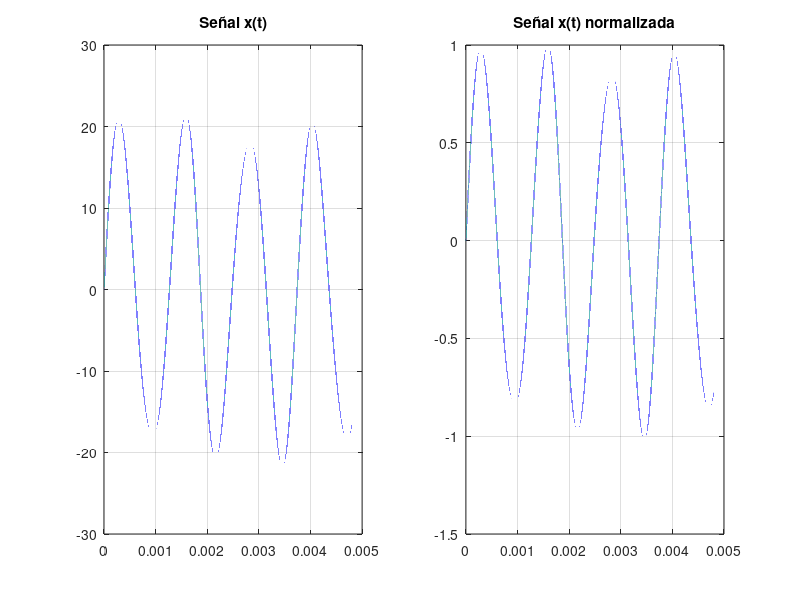
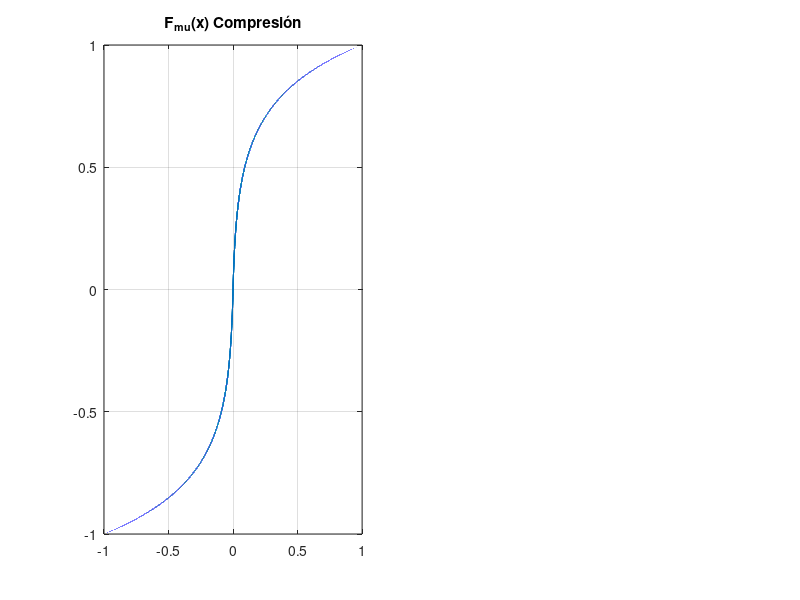

The MATLAB source for these figures, in order: (Note: this script raises an error after producing the figures.)
clear all; close all; clc;

t=0:1/1e8:0.0048;

% Señal x de t
x =20.*sin(1600.*pi.*t) + 2.*sin(2700.*pi.*t) + 0.15.*sin(5000.*pi.*t) + 0.003.*cos(1500.*pi.*t) + 0.01.*cos(6000.*pi.*t);

% Señal x de t normalizada
xn = x./abs(max(x));

u = 100;

% Comprimir
F_x = sign(xn).*((log(1+u.*abs(xn)))/(log(1+u)));


subplot(1,2,1);
plot(t,x);
title("Señal x(t)")
grid on;


subplot(1,2,2);
plot(t,xn);
title("Señal x(t) normalizada")
grid on;


figure(2)
subplot(1,2,1);
plot(xn,F_x);
title("F_{\mu}(x) Compresión", 'Interpreter','tex')
grid on;
xlim([-1 1])
ylim([-1 1])


[xn_c, Fx_c, dicc] = codificar(F_x,xn);

subplot(1,2,2);
stairs(xn_c,Fx_c);
title('F_{\mu}(x) Codificada', 'Interpreter','tex');
grid on;
xlim([-1 1])
ylim([-1 1])
hold on

plot([-1 1],[Fx_c(1) Fx_c(1)],'g')
plot(xn_c(1),Fx_c(1),'ro')

plot([-1 1],[Fx_c(8) Fx_c(8)],'g')
plot(xn_c(8),Fx_c(8),'ro')

plot([-1 1],[Fx_c(16) Fx_c(16)],'g')
plot(xn_c(16),Fx_c(16),'ro')

plot([-1 1],[Fx_c(24) Fx_c(24)],'g')
plot(xn_c(24),Fx_c(24),'ro')

plot([-1 1],[0 0],'b')


plot([-1 1],[Fx_c(40) Fx_c(40)],'g')
plot(xn_c(40),Fx_c(40),'ro')

plot([-1 1],[Fx_c(48) Fx_c(48)],'g')
plot(xn_c(48),Fx_c(48),'ro')

plot([-1 1],[Fx_c(56) Fx_c(56)],'g')
plot(xn_c(56),Fx_c(56),'ro')

plot([-1 1],[Fx_c(64) Fx_c(64)],'g')
plot(xn_c(64),Fx_c(64),'ro')


figure(3)

F_y = sign(F_x).*(1/u).*((1+u).^abs(F_x) - 1);

plot(F_x,F_y);
title("F_{\mu}^{-1}(y) Expansión", 'Interpreter','tex')
grid on;
xlim([-1 1])
ylim([-1 1])

figure(4)

x_t = F_y.*abs(max(x));

plot(t,x_t);
title("F_{\mu}^{-1}(y) multiplicada por |X(t)|_{max}", 'Interpreter','tex')
grid on;





